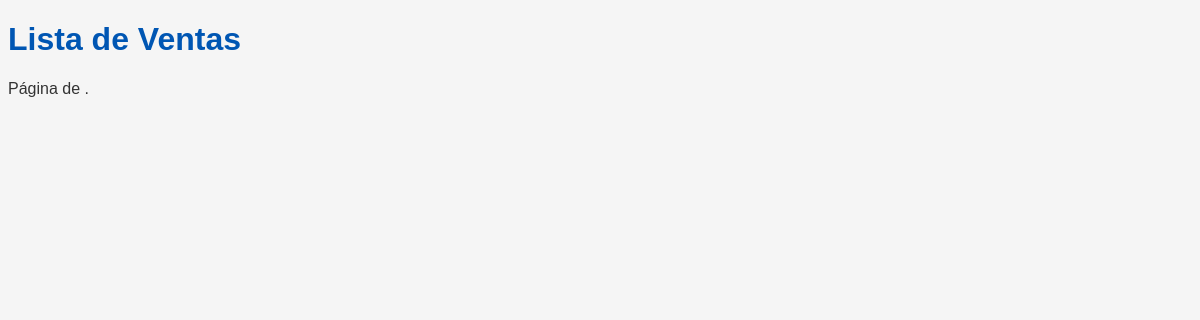
The page /ventas/ on the database as committed earlier.
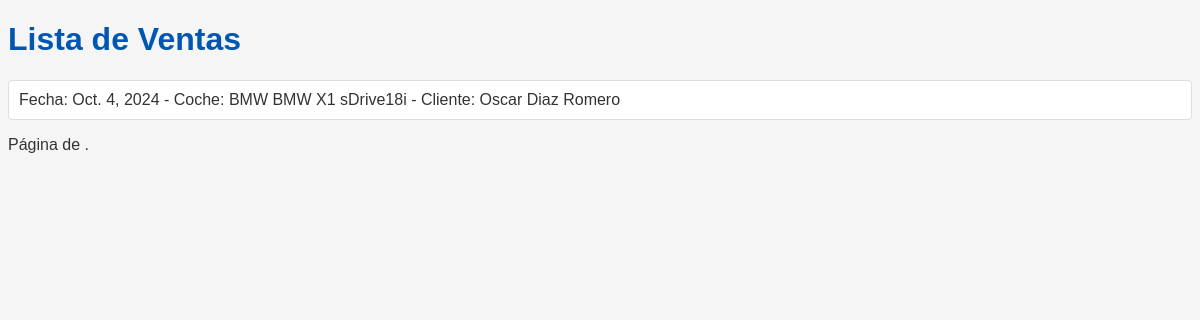
The same page on the database as committed later.
### gestion/models.py (models this page shows, shortened)
class Venta(models.Model):
    coche = models.ForeignKey(Coche, on_delete=models.CASCADE)
    cliente = models.ForeignKey(Cliente, on_delete=models.CASCADE)
    fecha_venta = models.DateField()

class Coche(models.Model):
    nombre = models.CharField(max_length=100)
    marca = models.CharField(max_length=100)
    ano_fabricacion = models.DateField()
    def __str__(self):
        return f"{self.marca} {self.nombre}"

class Cliente(models.Model):
    nombre = models.CharField(max_length=100)
    correo = models.EmailField()
    telefono = models.CharField(max_length=15)
    def __str__(self):
        return self.nombre

### gestion/views.py (the view)
# urls.py: path('ventas/', views.listar_ventas, name='listar_ventas'),
def listar_ventas(request):
    ventas = Venta.objects.all()
    return render(request, 'ventas.html', {'ventas': ventas})

### gestion/templates/ventas.html (shortened to what this page needs)
<!DOCTYPE html>
<html lang="es">
<head>
    {% load static %}
    <link rel="stylesheet" href="{% static 'concesionario/css/styles.css' %}"></head>
<body>
    <h1>Lista de Ventas</h1>
    <ul>
        {% for venta in ventas %}
            <li>Fecha: {{ venta.fecha_venta }} - Coche: {{ venta.coche }} - Cliente: {{ venta.cliente }}</li>
        {% endfor %}
    </ul>
    <div class="pagination">
        <span class="step-links">
            <span class="current">
                Página {{ ventas.number }} de {{ ventas.paginator.num_pages }}.
            </span>
        </span>
    </div>
</body>
</html>

### gestion/static/concesionario/css/styles.css (style rules this page uses)
body { font-family: Arial, sans-serif; background-color: #f5f5f5; color: #333; }
h1 { color: #0056b3; }
ul { list-style-type: none; padding: 0; }
li { background-color: #fff; padding: 10px; margin-bottom: 10px; border: 1px solid #ddd; border-radius: 4px; }

Rows that differ between the two databases and show on the page:
added Venta: fecha_venta "Oct. 4, 2024", coche "BMW BMW X1 sDrive18i", cliente "Oscar Diaz Romero"
